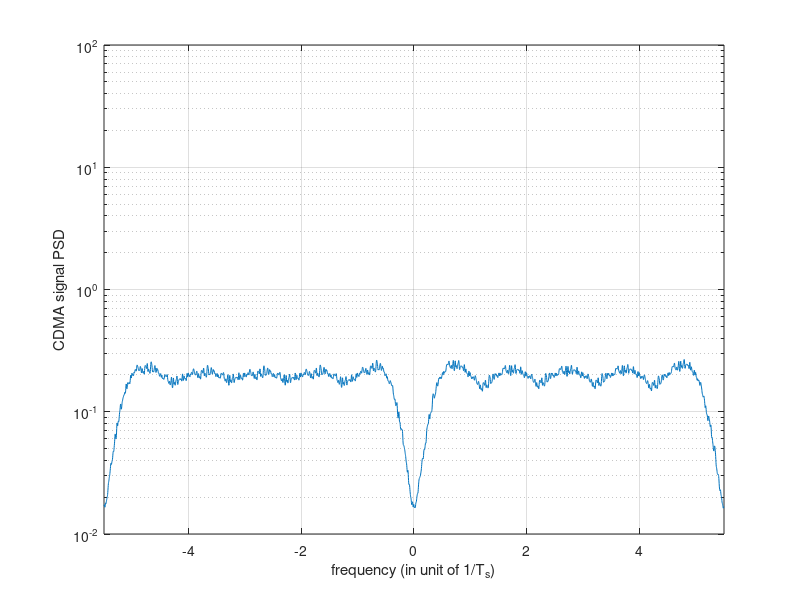
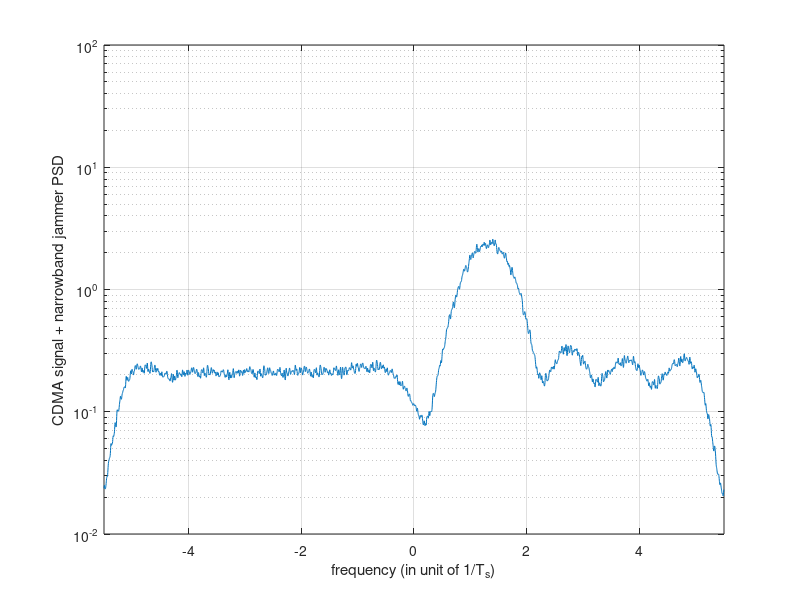
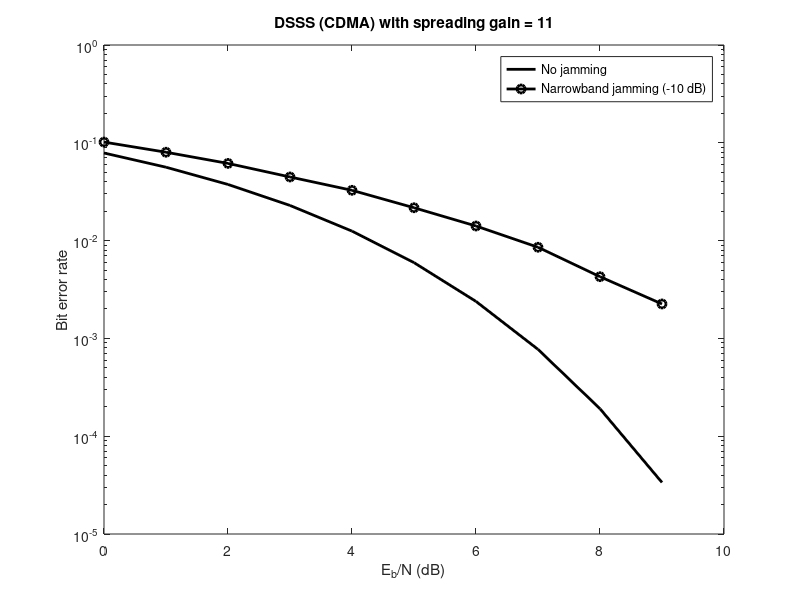

MATLAB code for these plots, in order:
% MATLAB PROGRAM <ExDSSS.m>
% This program provides simulation for DS-CDMA signaling using
% coherent QAM detection.
% To illustrate the CDMA spreading effect, a single user is spread by
% PN sequence of different lengths.  Jamming is added as a narrowband;
% Changing spreading gain Lc;
clear; clf
Ldata = 20000;      % data length in simulation; Must be divisible by 8
Lc = 11;            % spreading factor vs data rate.
                    % Can also use Lc = 7

% Generate QPSK modulation symbols
data_sym = 2*round(rand(Ldata, 1)) - 1 + j*(2*round(rand(Ldata, 1)) - 1);
jam_data = 2*round(rand(Ldata, 1)) - 1 + j*(2*round(rand(Ldata, 1)) - 1);

% Generating a spreading code
pcode = [1 1 1 -1 -1 -1 1 -1 -1 1 -1]';

% Now spread
x_in=kron(data_sym, pcode);
% Signal power of the channel input is 2*Lc
% Jamming power is relative
SIR = 10;               % Signal to Interference Ratio is in dB
Pj = 2*Lc/(10^(SIR/10));

% Generate noise (AWGN)
noiseq = randn(Ldata*Lc, 1) + j*randn(Ldata*Lc, 1); % Power is 2
% Add jaming sinusoid sampling frequency is fc = Lc
jam_mod = kron(jam_data, ones(Lc, 1));
%clear jam_data;
jammer = sqrt(Pj/2)*jam_mod.*exp(j*2*pi*0.12*(1:Ldata*Lc)).'; % fj/fc=0.12.
%clear jam_mod;
[P, x] = pwelch(x_in, [], [], [4096], Lc, 'twosided');
figure(1);
semilogy(x - Lc/2, fftshift(P));
axis([-Lc/2 Lc/2 1.e-2 1.e2]);
grid;
xfont = xlabel('frequency (in unit of 1/T_s)');
yfont = ylabel('CDMA signal PSD');
set(xfont, 'FontSize', 11); set(yfont, 'FontSize', 11);
[P, x] = pwelch(jammer+x_in, [], [], [4096], Lc, 'twosided');
figure(2);
semilogy(x - Lc/2, fftshift(P));
axis([-Lc/2 Lc/2 1.e-2 1.e2]);
grid;
xfont = xlabel('frequency (in unit of 1/T_s)');
yfont = ylabel('CDMA signal + narrowband jammer PSD');
set(xfont, 'FontSize', 11); set(yfont, 'FontSize', 11);

BER = [];
BER_az = [];
for i=1:10,
  Eb2N(i) = (i-1);                      %(Eb/N in dB)
  Eb2N_num = 10^(Eb2N(i)/10);         % Eb/N in numeral
  Var_n = Lc/(2*Eb2N_num);            % 1/SNR is the noise variance
  signois = sqrt(Var_n);              % standard deviation
  awgnois = signois*noiseq;           % AWGN
  % Add noise to signals at the channel output
  y_out = x_in + awgnois + jammer;
  Y_out = reshape(y_out, Lc, Ldata).';
  clear y_out awgnois;

  % Despread first
  z_out = Y_out*pcode;

  % Decision based on the sign of the samples
  dec1 = sign(real(z_out)) + j*sign(imag(z_out));
  % Now compare against the original data to compute BER
  BER = [BER; sum([real(data_sym) ~= real(dec1); imag(data_sym) ~= imag(dec1)])/(2*Ldata)];
  BER_az = [BER_az; 0.5*erfc(sqrt(Eb2N_num))];          %analytical
end
figure(3);
figber = semilogy(Eb2N, BER_az, 'k-', Eb2N, BER, 'k-o');
legend('No jamming', 'Narrowband jamming (-10 dB)');
set(figber, 'LineWidth', 2);
xfont = xlabel('E_b/N (dB)');
yfont = ylabel('Bit error rate');
title('DSSS (CDMA) with spreading gain = 11');
